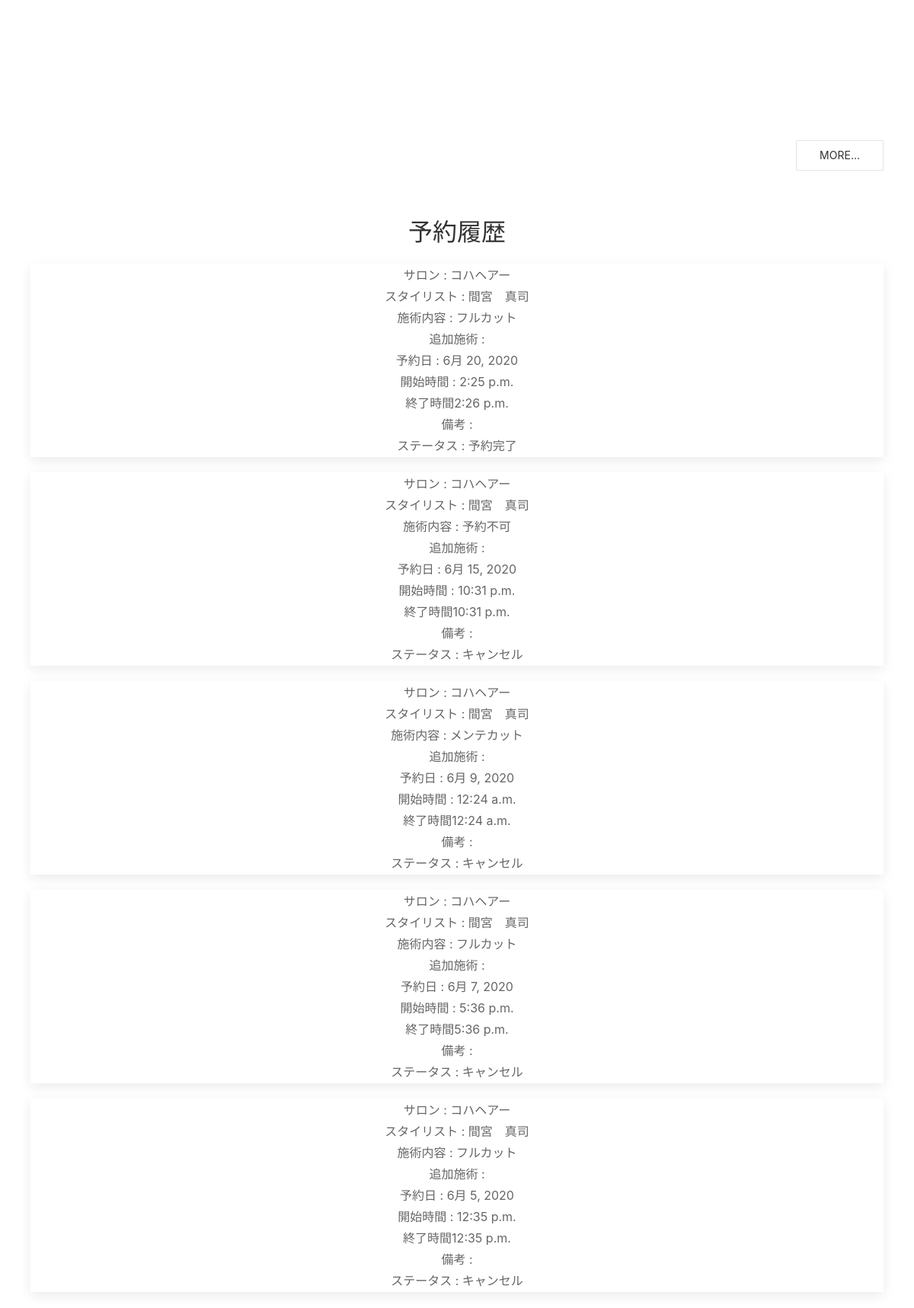
/dashboard/1/ (signed in, middle part), run on an earlier commit of the app's database.
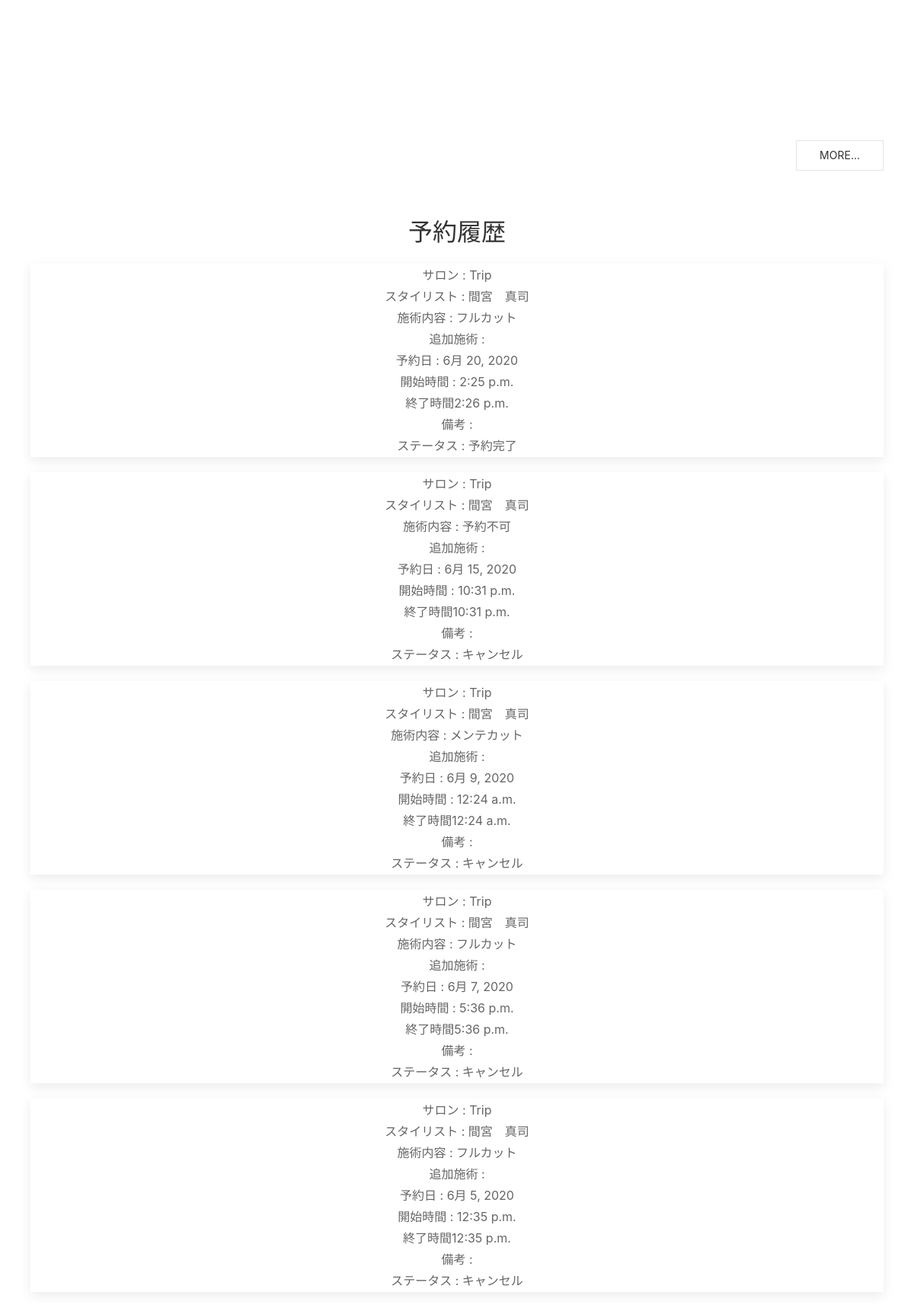
And on a later commit of the database.
### unlimited/models.py (models this page shows, shortened)
class Reservation(models.Model):
    STATUS = (
        (0, '予約完了'),
        (1, '済'),
        (2, 'キャンセル'),
        (3, 'ドタキャン')
    )
    class Meta:
        db_table = 'Reservation'
    member = models.CharField(verbose_name='お客様ID', max_length=20)
    salon = models.ForeignKey(Salon, verbose_name='予約サロン', on_delete=models.PROTECT, blank=False, null=False)
    stylist = models.ForeignKey(Stylist, verbose_name='指名スタイリスト', on_delete=models.PROTECT, blank=False, null=False)
    plan = models.IntegerField(verbose_name='選択プラン', choices=PLAN, default=0)
    treatment = models.IntegerField(verbose_name='施術', choices=TREATMENT, default=0)
    add_treat = models.TextField(verbose_name='追加施術', blank=True, max_length=255)
    date = models.DateField(verbose_name='予約日', default=timezone.localtime)
    start = models.TimeField(verbose_name='開始時間', default=timezone.localtime)
    end = models.TimeField(verbose_name='終了時間', default=timezone.localtime)
    remarks = models.TextField(verbose_name='備考', blank=True, max_length=255)
    status = models.IntegerField(verbose_name='状態', choices=STATUS, default=0)

class Salon(models.Model):
    class Meta:
        db_table = 'salon'
    salon = models.ForeignKey(settings.AUTH_USER_MODEL, verbose_name='サロンID', on_delete=models.PROTECT, null=True,
                              blank=True)
    salon_name = models.CharField(verbose_name='店名', max_length=255, blank=False, null=False)
    salon_email = models.EmailField(verbose_name='店舗メール', null=False,
                                    blank=False, unique=True)
    home_page = models.URLField(verbose_name='ホームページ', unique=True)
    salon_phone_num_regex = RegexValidator(regex=r'^[0-9]+$', message="電話番号は入力必須です。例:09012345678")
    salon_phone_num = models.CharField(verbose_name='店舗電話番号', null=False, unique=True, blank=False,
                                       validators=[salon_phone_num_regex], max_length=15, )
    salon_address = models.CharField(verbose_name='住所', max_length=255, null=False, blank=False)
    business_hours = models.CharField(verbose_name='営業日時', max_length=255)
    cut_prise = models.IntegerField(verbose_name='カット料金', null=False, blank=False)
    color_prise = models.IntegerField(verbose_name='カラー料金', null=False, blank=False)
    mainte_cut_prise = models.IntegerField(verbose_name='メンテナンスカット料金', null=False, blank=False, default=1500)
    mainte_color_prise = models.IntegerField(verbose_name='メンテナンスカラー料金', null=False, blank=False, default=2000)
    def __str__(self):
        return self.salon_name

class Stylist(models.Model):
    class Meta:
        db_table = 'stylist'
    affiliation_salon = models.ForeignKey(Salon, verbose_name='所属サロン', on_delete=models.PROTECT)
    stylist_name = models.CharField(verbose_name='名前', max_length=255, blank=False, null=False)
    def __str__(self):
        return self.stylist_name

### unlimited/views.py (the view)
# urls.py: path('dashboard/<int:pk>/', views.Dashboard.as_view(), name='dashboard'),
class Dashboard(LoginRequiredMixin, generic.TemplateView):
    model = Reservation
    template_name = 'unlimited/dashboard.html'
    def get_context_data(self, **kwargs):
        user_info = User.objects.filter(pk=self.kwargs['pk'])
        user_name = user_info.values('user_name')
        user_name = user_name[0]['user_name']
        payment_completion_date = user_info.values('payment_completion_date')
        payment_completion_date = payment_completion_date[0]['payment_completion_date']
        payment_completion_date = str(payment_completion_date)
        if payment_completion_date == '9991-12-31':
            status = '利用不可'
        else:
            user_status = Reservation.objects.filter(member=user_name).order_by('-date')
            if user_status.count() == 0:
                status = 'フルカット'
            else:
                status = get_user_status(user_status, 0)
        reserve_history = Reservation.objects.filter(member=user_name).order_by('-date')
        context = super().get_context_data(**kwargs)
        context.update({
            'user_info': user_info,
            'payment_completion_date': payment_completion_date,
            'status': status,
            'reserve_history': reserve_history,
        })
        return context

### unlimited/views.py (called while the page is built, shortened)
def get_user_status(obj_reserve_history, int_list_no):
    if obj_reserve_history.values('status')[int_list_no]['status'] == 0:
        return '利用不可'
    elif obj_reserve_history.values('status')[int_list_no]['status'] == 2:
        try:
            return get_user_status(obj_reserve_history, int_list_no + 1)
        except IndexError:
            return 'フルカット'

### unlimited/templates/unlimited/dashboard.html (shortened to what this page needs)
{% extends "unlimited/base.html" %}
{% block content %}
<section class="uk-section uk-section-default uk-text-center">
    <div id="modal-sections" uk-modal>
    </div>
</section>
<button class="uk-button uk-align-right uk-button-default" uk-toggle="target: .my-class; animation: uk-animation-fade; queued: true">more...</button>
<section class="uk-section uk-section-default my-class uk-align-center">
     <h2 class="uk-heading-line uk-text-center">予約履歴</h2>
    {% for reserve in reserve_history %}
    <div class="uk-card uk-card-default uk-grid-collapse uk-child-width-1-1@s uk-margin uk-align-center uk-text-center" uk-grid>
        <table>
            <tr>
                <td>サロン : {{ reserve.salon }}</td>
            </tr>
            <tr>
                <td>スタイリスト : {{ reserve.stylist }}</td>
            </tr>
            <tr>
                <td>施術内容 : {{ reserve.get_treatment_display }}</td>
            </tr>
            <tr>
                <td>追加施術 : {{ reserve.add_treat }}</td>
            </tr>
            <tr>
                <td>予約日 : {{ reserve.date }}</td>
            </tr>
            <tr>
                <td>開始時間 : {{ reserve.start }}</td>
            </tr>
            <tr>
                <td>終了時間{{ reserve.end }}</td>
            </tr>
            <tr>
                <td>備考 : {{ reserve.remarks }}</td>
            </tr>
            <tr>
                <td>ステータス : {{ reserve.get_status_display }}</td>
            </tr>
        </table>
    </div>
    {% endfor %}
</section>
{% endblock %}

What changed in the data, as far as the page shows it:
changed through a linked row, Reservation "予約完了": salon "コハヘアー" → "Trip"
changed through a linked row, Reservation "予約不可": salon "コハヘアー" → "Trip"
changed through a linked row, Reservation "メンテカット": salon "コハヘアー" → "Trip"
changed through a linked row, Reservation (number 4 of 5 on the later page): salon "コハヘアー" → "Trip"
changed through a linked row, Reservation (number 5 of 5 on the later page): salon "コハヘアー" → "Trip"
